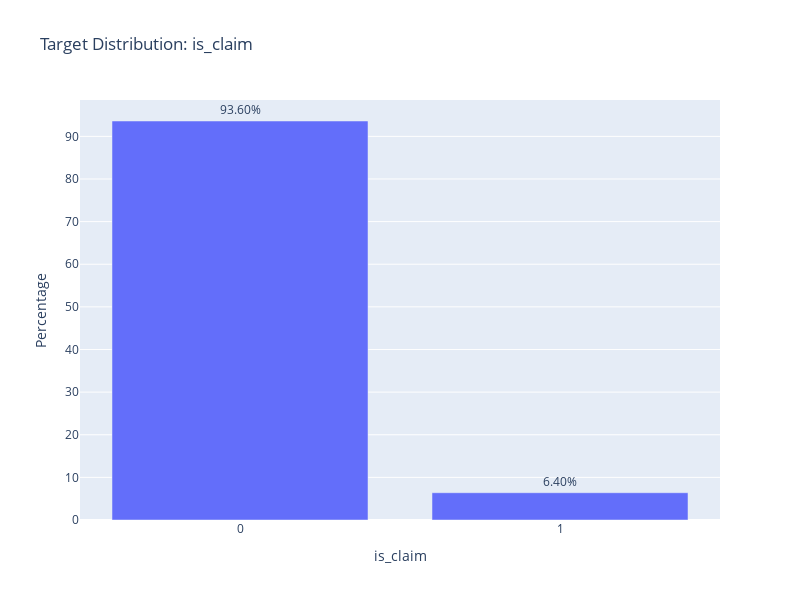

The code cell stored with this chart in its notebook:
### Markdown cell above
### Next cell info
- Printing shape, dtype
- displaying table
- checking null
- visualization for is_claim

### Code cell
print("Shape of train data: ", train_df.shape)
print("\nColumn types summary: \n",train_df.dtypes.value_counts())
print("\nFirst 5 rows:")
display(train_df.head())
print("\nNull values sum : ",train_df.isnull().sum().sum())

target_counts = train_df['is_claim'].value_counts(normalize=True) *100
fig = px.bar(
    x=target_counts.index.astype(str),
    y=target_counts.values,
    title="Target Distribution: is_claim",
    labels={"x": "is_claim", "y": "Percentage"},
    text=[f"{v:.2f}%" for v in target_counts.values]
)
fig.update_layout(width=800, height=600)
fig.update_traces(textposition='outside')
fig.show()

### Figure 1 — Plotly figure (JSON) as saved in the notebook; plotly's stock layout.template omitted (floating-point values rounded to 4 significant figures)
{"data": [{"alignmentgroup": "True", "hovertemplate": "is_claim=%{x}<br>Percentage=%{y}<br>text=%{text}<extra></extra>", "legendgroup": "", "marker": {"color": "#636efa", "pattern": {"shape": ""}}, "name": "", "offsetgroup": "", "orientation": "v", "showlegend": false, "text": ["93.60%", "6.40%"], "textposition": "outside", "type": "bar", "x": ["0", "1"], "xaxis": "x", "y": [93.6, 6.397], "yaxis": "y"}], "layout": {"barmode": "relative", "height": 600, "legend": {"tracegroupgap": 0}, "title": {"text": "Target Distribution: is_claim"}, "width": 800, "xaxis": {"anchor": "y", "domain": [0, 1], "title": {"text": "is_claim"}}, "yaxis": {"anchor": "x", "domain": [0, 1], "title": {"text": "Percentage"}}}}
